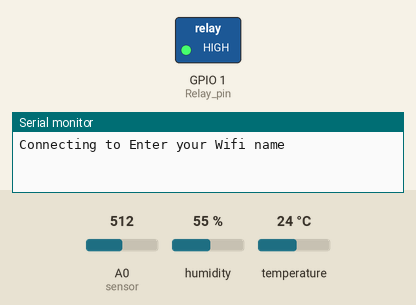
A sketch run on a simulated ESP8266 (NodeMCU). On the bench: switched loads named in the sketch (green lamp = pin HIGH), the last lines printed to the serial monitor. The inputs (shaded band) are chosen by the test bench; at power-on: A0 (sensor) = 512, humidity 55 %, temperature 24 °C. WiFi joins after 1.5 s; servers stay silent unless stated.

Above: at 0.1 s.
At 31.9 s:
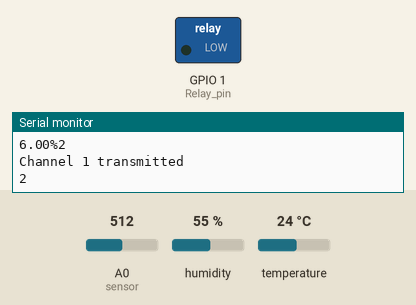
Timing chart, 0 to 33.4 s (numbered marks = the images above):
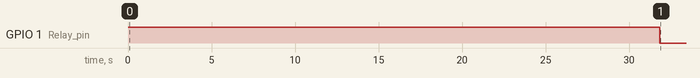

The sketch:

smartirrigationsystem.ino
```cpp
#include <DHT.h>
#include <ESP8266WiFi.h>
#include <WiFiClient.h>
#include <ThingSpeak.h>

#define DHTPIN D5
#define DHTTYPE DHT11
DHT dht(DHTPIN, DHTTYPE);

const char* ssid = "Enter your Wifi name";
const char* password = "Enter your Wifi password";
WiFiClient client;
unsigned long myChannelNumber = 354734;
const char* myWriteAPIKey = "JBNXNMFKVWQJ1NNV";

uint8_t temperature, humidity;
float sensor_output = 0;
float percent_water = 0;
int state = 1;

void setup() {
    pinMode(1, OUTPUT); // Relay pin
    digitalWrite(1, HIGH); // Switch off the pump to start off
    Serial.begin(115200);
    dht.begin();
    delay(10);

    // Connect to WiFi network
    Serial.println();
    Serial.println();
    Serial.print("Connecting to ");
    Serial.println(ssid);
    WiFi.begin(ssid, password);

    while (WiFi.status() != WL_CONNECTED) {
        delay(500);
        Serial.print(".");
    }
    Serial.println("");
    Serial.println("WiFi connected");
    // Print the IP address
    Serial.println(WiFi.localIP());
    ThingSpeak.begin(client);
}

void loop() {
    temperature = dht.readTemperature();
    humidity = dht.readHumidity();

    Serial.print("Temperature Value is :");
    Serial.print(temperature);
    Serial.println("C");
    Serial.print("Humidity Value is :");
    Serial.print(humidity);
    Serial.println("%");

    sensor_output = analogRead(A0); // Read sensor data from A0 pin
    percent_water = map(sensor_output, 550, 10, 0, 100); // Map sensor value to percentage
    Serial.println("Reading value from sensor...");
    Serial.println("Percentage of water in the soil is:");
    Serial.print(percent_water);
    Serial.print("%");

    // Write to ThingSpeak
    if (state == 1) {
        ThingSpeak.writeField(myChannelNumber, 1, temperature, myWriteAPIKey);
        state++;
        Serial.println(state);
        Serial.println("Channel 1 transmitted");
    } else if (state == 2) {
        ThingSpeak.writeField(myChannelNumber, 2, humidity, myWriteAPIKey);
        state++;
        Serial.println(state);
        Serial.println("Channel 2 transmitted");
    } else {
        ThingSpeak.writeField(myChannelNumber, 3, percent_water, myWriteAPIKey);
        Serial.println(state);
        Serial.println("Channel 3 transmitted");
        state = 1;
    }
    Serial.println(state);
    delay(30000);

    // Actuate water pump if moisture content drops below a certain level
    if (percent_water < 50) {
        digitalWrite(1, LOW); // Activate relay and the pump
        delay(3000); // Turn pump on for 3 seconds
    } else {
        digitalWrite(1, HIGH); // Deactivate pump
    }
}
```

Measured:
- by itself, GPIO 1 (Relay_pin): HIGH → LOW at 31.8 s
